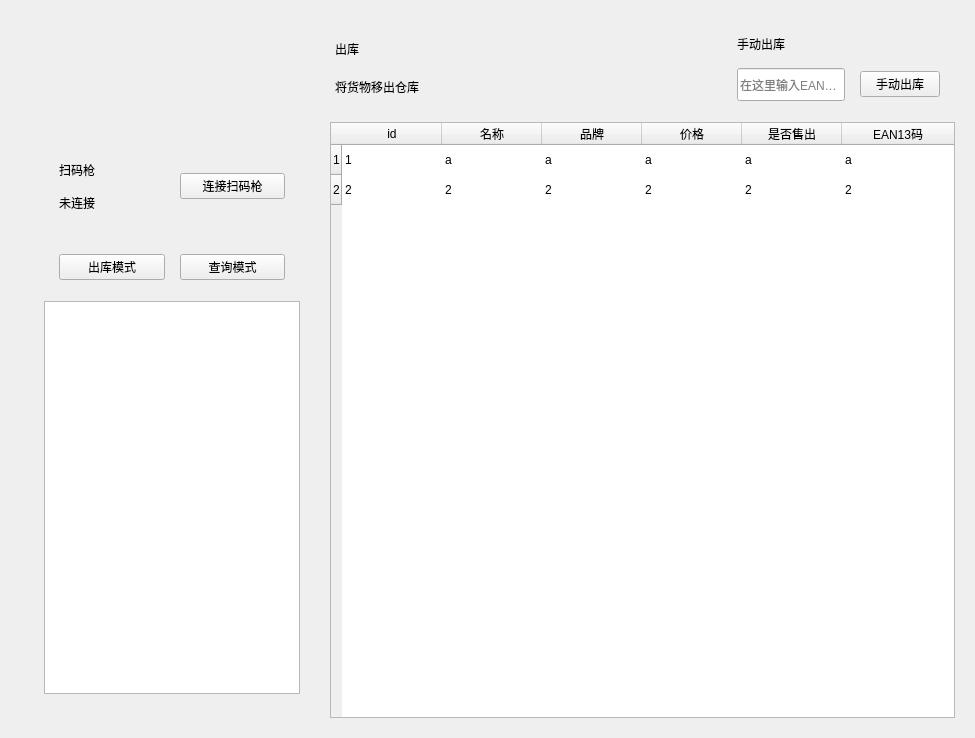
<?xml version="1.0" encoding="UTF-8"?>
<ui version="4.0">
 <class>Form</class>
 <widget class="QWidget" name="Form">
  <property name="geometry">
   <rect>
    <x>0</x>
    <y>0</y>
    <width>975</width>
    <height>738</height>
   </rect>
  </property>
  <property name="windowTitle">
   <string>Form</string>
  </property>
  <layout class="QVBoxLayout" name="verticalLayout">
   <item>
    <widget class="SmoothScrollArea" name="SmoothScrollArea">
     <property name="frameShape">
      <enum>QFrame::NoFrame</enum>
     </property>
     <property name="widgetResizable">
      <bool>true</bool>
     </property>
     <widget class="QWidget" name="scrollAreaWidgetContents">
      <property name="geometry">
       <rect>
        <x>0</x>
        <y>0</y>
        <width>957</width>
        <height>720</height>
       </rect>
      </property>
      <layout class="QVBoxLayout" name="verticalLayout_2">
       <item>
        <widget class="SimpleCardWidget" name="SimpleCardWidget_2">
         <layout class="QHBoxLayout" name="horizontalLayout_2">
          <property name="spacing">
           <number>15</number>
          </property>
          <property name="leftMargin">
           <number>15</number>
          </property>
          <property name="topMargin">
           <number>15</number>
          </property>
          <property name="rightMargin">
           <number>15</number>
          </property>
          <property name="bottomMargin">
           <number>15</number>
          </property>
          <item>
           <widget class="IconWidget" name="IconWidget">
            <property name="sizePolicy">
             <sizepolicy hsizetype="Maximum" vsizetype="Maximum">
              <horstretch>0</horstretch>
              <verstretch>0</verstretch>
             </sizepolicy>
            </property>
            <property name="minimumSize">
             <size>
              <width>36</width>
              <height>36</height>
             </size>
            </property>
            <property name="maximumSize">
             <size>
              <width>84</width>
              <height>84</height>
             </size>
            </property>
            <property name="icon">
             <iconset resource="../resource.qrc">
              <normaloff>:/icons/images/icons/sign_out.svg</normaloff>:/icons/images/icons/sign_out.svg</iconset>
            </property>
           </widget>
          </item>
          <item>
           <widget class="VerticalSeparator" name="VerticalSeparator"/>
          </item>
          <item>
           <layout class="QVBoxLayout" name="verticalLayout_14">
            <item>
             <widget class="LargeTitleLabel" name="LargeTitleLabel">
              <property name="sizePolicy">
               <sizepolicy hsizetype="Preferred" vsizetype="Fixed">
                <horstretch>0</horstretch>
                <verstretch>0</verstretch>
               </sizepolicy>
              </property>
              <property name="text">
               <string>出库</string>
              </property>
             </widget>
            </item>
            <item>
             <widget class="BodyLabel" name="BodyLabel_7">
              <property name="sizePolicy">
               <sizepolicy hsizetype="Preferred" vsizetype="Fixed">
                <horstretch>0</horstretch>
                <verstretch>0</verstretch>
               </sizepolicy>
              </property>
              <property name="text">
               <string>将货物移出仓库</string>
              </property>
              <property name="lightColor" stdset="0">
               <color>
                <red>96</red>
                <green>96</green>
                <blue>96</blue>
               </color>
              </property>
             </widget>
            </item>
           </layout>
          </item>
          <item>
           <widget class="VerticalSeparator" name="VerticalSeparator_2"/>
          </item>
          <item>
           <layout class="QGridLayout" name="gridLayout_2">
            <item row="1" column="0">
             <widget class="LineEdit" name="LineEdit">
              <property name="sizePolicy">
               <sizepolicy hsizetype="Preferred" vsizetype="Fixed">
                <horstretch>0</horstretch>
                <verstretch>0</verstretch>
               </sizepolicy>
              </property>
              <property name="minimumSize">
               <size>
                <width>15</width>
                <height>33</height>
               </size>
              </property>
              <property name="placeholderText">
               <string>在这里输入EAN13码</string>
              </property>
             </widget>
            </item>
            <item row="1" column="1">
             <widget class="PushButton" name="PushButton_2">
              <property name="sizePolicy">
               <sizepolicy hsizetype="Maximum" vsizetype="Fixed">
                <horstretch>0</horstretch>
                <verstretch>0</verstretch>
               </sizepolicy>
              </property>
              <property name="text">
               <string>手动出库</string>
              </property>
             </widget>
            </item>
            <item row="0" column="0" colspan="2">
             <widget class="SubtitleLabel" name="SubtitleLabel_2">
              <property name="sizePolicy">
               <sizepolicy hsizetype="Fixed" vsizetype="Fixed">
                <horstretch>0</horstretch>
                <verstretch>0</verstretch>
               </sizepolicy>
              </property>
              <property name="text">
               <string>手动出库</string>
              </property>
              <property name="alignment">
               <set>Qt::AlignCenter</set>
              </property>
             </widget>
            </item>
           </layout>
          </item>
         </layout>
        </widget>
       </item>
       <item>
        <layout class="QHBoxLayout" name="horizontalLayout">
         <item>
          <layout class="QHBoxLayout" name="horizontalLayout_4">
           <property name="spacing">
            <number>15</number>
           </property>
           <property name="leftMargin">
            <number>15</number>
           </property>
           <property name="topMargin">
            <number>15</number>
           </property>
           <property name="rightMargin">
            <number>15</number>
           </property>
           <property name="bottomMargin">
            <number>15</number>
           </property>
           <item>
            <widget class="SimpleCardWidget" name="SimpleCardWidget_3">
             <layout class="QVBoxLayout" name="verticalLayout_18">
              <item>
               <layout class="QHBoxLayout" name="horizontalLayout_5">
                <property name="spacing">
                 <number>15</number>
                </property>
                <property name="leftMargin">
                 <number>15</number>
                </property>
                <property name="topMargin">
                 <number>15</number>
                </property>
                <property name="rightMargin">
                 <number>15</number>
                </property>
                <property name="bottomMargin">
                 <number>15</number>
                </property>
                <item>
                 <layout class="QVBoxLayout" name="verticalLayout_17">
                  <item>
                   <widget class="SubtitleLabel" name="SubtitleLabel">
                    <property name="sizePolicy">
                     <sizepolicy hsizetype="Preferred" vsizetype="Fixed">
                      <horstretch>0</horstretch>
                      <verstretch>0</verstretch>
                     </sizepolicy>
                    </property>
                    <property name="text">
                     <string>扫码枪</string>
                    </property>
                   </widget>
                  </item>
                  <item>
                   <widget class="CaptionLabel" name="CaptionLabel">
                    <property name="sizePolicy">
                     <sizepolicy hsizetype="Preferred" vsizetype="Fixed">
                      <horstretch>0</horstretch>
                      <verstretch>0</verstretch>
                     </sizepolicy>
                    </property>
                    <property name="text">
                     <string>未连接</string>
                    </property>
                    <property name="lightColor" stdset="0">
                     <color>
                      <red>96</red>
                      <green>96</green>
                      <blue>96</blue>
                     </color>
                    </property>
                   </widget>
                  </item>
                 </layout>
                </item>
                <item>
                 <widget class="PushButton" name="PushButton">
                  <property name="text">
                   <string>连接扫码枪</string>
                  </property>
                 </widget>
                </item>
               </layout>
              </item>
              <item>
               <widget class="HorizontalSeparator" name="HorizontalSeparator"/>
              </item>
              <item>
               <layout class="QGridLayout" name="gridLayout" rowstretch="0">
                <property name="leftMargin">
                 <number>15</number>
                </property>
                <property name="topMargin">
                 <number>15</number>
                </property>
                <property name="rightMargin">
                 <number>15</number>
                </property>
                <property name="bottomMargin">
                 <number>15</number>
                </property>
                <property name="spacing">
                 <number>15</number>
                </property>
                <item row="0" column="1">
                 <widget class="PushButton" name="PushButton_5">
                  <property name="enabled">
                   <bool>true</bool>
                  </property>
                  <property name="toolTip">
                   <string>&lt;html&gt;&lt;head/&gt;&lt;body&gt;&lt;p&gt;在该模式下数据不会入库，只会显示所有的信息&lt;/p&gt;&lt;/body&gt;&lt;/html&gt;</string>
                  </property>
                  <property name="text">
                   <string>查询模式</string>
                  </property>
                 </widget>
                </item>
                <item row="0" column="0">
                 <widget class="PushButton" name="PushButton_4">
                  <property name="text">
                   <string>出库模式</string>
                  </property>
                 </widget>
                </item>
               </layout>
              </item>
              <item>
               <widget class="PlainTextEdit" name="PlainTextEdit">
                <property name="sizePolicy">
                 <sizepolicy hsizetype="Preferred" vsizetype="Expanding">
                  <horstretch>0</horstretch>
                  <verstretch>0</verstretch>
                 </sizepolicy>
                </property>
                <property name="readOnly">
                 <bool>true</bool>
                </property>
                <property name="plainText">
                 <string/>
                </property>
                <property name="centerOnScroll">
                 <bool>false</bool>
                </property>
                <property name="placeholderText">
                 <string>您的扫码结果显示在这里</string>
                </property>
               </widget>
              </item>
             </layout>
            </widget>
           </item>
          </layout>
         </item>
         <item>
          <widget class="TableWidget" name="TableWidget">
           <property name="showGrid">
            <bool>false</bool>
           </property>
           <property name="sortingEnabled">
            <bool>true</bool>
           </property>
           <property name="selectRightClickedRow">
            <bool>false</bool>
           </property>
           <attribute name="horizontalHeaderCascadingSectionResizes">
            <bool>false</bool>
           </attribute>
           <attribute name="horizontalHeaderShowSortIndicator" stdset="0">
            <bool>true</bool>
           </attribute>
           <attribute name="horizontalHeaderStretchLastSection">
            <bool>true</bool>
           </attribute>
           <row>
            <property name="text">
             <string>1</string>
            </property>
           </row>
           <row>
            <property name="text">
             <string>2</string>
            </property>
           </row>
           <column>
            <property name="text">
             <string>id</string>
            </property>
           </column>
           <column>
            <property name="text">
             <string>名称</string>
            </property>
           </column>
           <column>
            <property name="text">
             <string>品牌</string>
            </property>
           </column>
           <column>
            <property name="text">
             <string>价格</string>
            </property>
           </column>
           <column>
            <property name="text">
             <string>是否售出</string>
            </property>
           </column>
           <column>
            <property name="text">
             <string>EAN13码</string>
            </property>
           </column>
           <item row="0" column="0">
            <property name="text">
             <string>1</string>
            </property>
           </item>
           <item row="0" column="1">
            <property name="text">
             <string>a</string>
            </property>
           </item>
           <item row="0" column="2">
            <property name="text">
             <string>a</string>
            </property>
           </item>
           <item row="0" column="3">
            <property name="text">
             <string>a</string>
            </property>
           </item>
           <item row="0" column="4">
            <property name="text">
             <string>a</string>
            </property>
           </item>
           <item row="0" column="5">
            <property name="text">
             <string>a</string>
            </property>
           </item>
           <item row="1" column="0">
            <property name="text">
             <string>2</string>
            </property>
           </item>
           <item row="1" column="1">
            <property name="text">
             <string>2</string>
            </property>
           </item>
           <item row="1" column="2">
            <property name="text">
             <string>2</string>
            </property>
           </item>
           <item row="1" column="3">
            <property name="text">
             <string>2</string>
            </property>
           </item>
           <item row="1" column="4">
            <property name="text">
             <string>2</string>
            </property>
           </item>
           <item row="1" column="5">
            <property name="text">
             <string>2</string>
            </property>
           </item>
          </widget>
         </item>
        </layout>
       </item>
      </layout>
     </widget>
    </widget>
   </item>
  </layout>
 </widget>
 <customwidgets>
  <customwidget>
   <class>PushButton</class>
   <extends>QPushButton</extends>
   <header>qfluentwidgets</header>
  </customwidget>
  <customwidget>
   <class>IconWidget</class>
   <extends>QWidget</extends>
   <header>qfluentwidgets</header>
  </customwidget>
  <customwidget>
   <class>HorizontalSeparator</class>
   <extends>QWidget</extends>
   <header>qfluentwidgets</header>
  </customwidget>
  <customwidget>
   <class>VerticalSeparator</class>
   <extends>QWidget</extends>
   <header>qfluentwidgets</header>
  </customwidget>
  <customwidget>
   <class>CardWidget</class>
   <extends>QFrame</extends>
   <header>qfluentwidgets</header>
   <container>1</container>
  </customwidget>
  <customwidget>
   <class>SimpleCardWidget</class>
   <extends>CardWidget</extends>
   <header>qfluentwidgets</header>
   <container>1</container>
  </customwidget>
  <customwidget>
   <class>SmoothScrollArea</class>
   <extends>QScrollArea</extends>
   <header>qfluentwidgets</header>
   <container>1</container>
  </customwidget>
  <customwidget>
   <class>CaptionLabel</class>
   <extends>QLabel</extends>
   <header>qfluentwidgets</header>
  </customwidget>
  <customwidget>
   <class>BodyLabel</class>
   <extends>QLabel</extends>
   <header>qfluentwidgets</header>
  </customwidget>
  <customwidget>
   <class>SubtitleLabel</class>
   <extends>QLabel</extends>
   <header>qfluentwidgets</header>
  </customwidget>
  <customwidget>
   <class>LargeTitleLabel</class>
   <extends>QLabel</extends>
   <header>qfluentwidgets</header>
  </customwidget>
  <customwidget>
   <class>LineEdit</class>
   <extends>QLineEdit</extends>
   <header>qfluentwidgets</header>
  </customwidget>
  <customwidget>
   <class>PlainTextEdit</class>
   <extends>QPlainTextEdit</extends>
   <header>qfluentwidgets</header>
  </customwidget>
  <customwidget>
   <class>TableWidget</class>
   <extends>QTableWidget</extends>
   <header>qfluentwidgets</header>
  </customwidget>
 </customwidgets>
 <resources>
  <include location="../resource.qrc"/>
 </resources>
 <connections/>
</ui>
